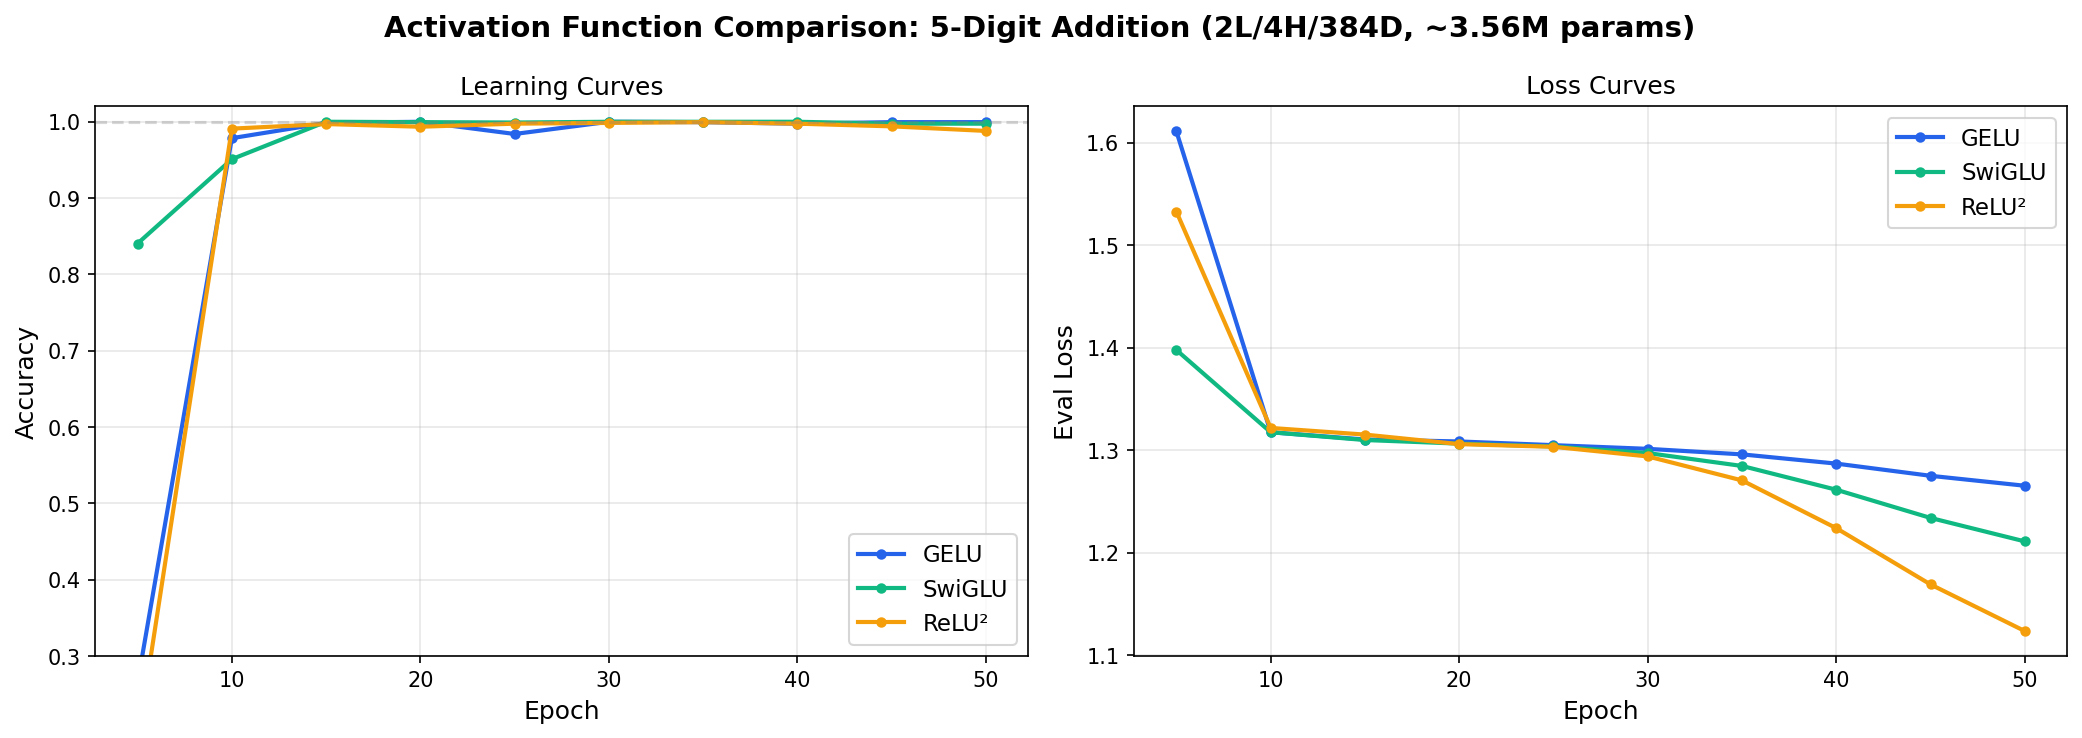

Write Python code to recreate this figure.
"""
Evidence: SwiGLU converges faster than GELU/ReLU² at equal parameter count
Finding: experiment-swiglu-fair-comparison
Generated: 2026-04-15
"""
import json
import matplotlib.pyplot as plt
import matplotlib
matplotlib.use('Agg')

RESULTS_DIR = "experiments/results"

def eval_epochs(data):
    """Filter epoch_logs to only entries with accuracy (eval every 5 epochs)."""
    return [e for e in data["epoch_logs"] if "accuracy" in e]

activations = {
    "GELU": ("add_5d_reversed_2L4H384D_act_gelu.json", '#2563eb'),
    "SwiGLU": ("add_5d_reversed_2L4H384D_swiglu_fair_swiglu.json", '#10b981'),
    "ReLU²": ("add_5d_reversed_2L4H384D_act_relu2.json", '#f59e0b'),
}

data = {}
for label, (fname, color) in activations.items():
    with open(f"{RESULTS_DIR}/{fname}") as f:
        data[label] = (json.load(f), color)

fig, axes = plt.subplots(1, 2, figsize=(14, 5))
fig.suptitle("Activation Function Comparison: 5-Digit Addition (2L/4H/384D, ~3.56M params)", fontsize=14, fontweight='bold')

# --- Panel 1: Learning curves ---
ax = axes[0]
for label, (d, color) in data.items():
    epochs = [e["epoch"] for e in eval_epochs(d)]
    accs = [e["accuracy"] for e in eval_epochs(d)]
    ax.plot(epochs, accs, 'o-', color=color, label=label, linewidth=2, markersize=4)

ax.axhline(y=1.0, color='gray', linestyle='--', alpha=0.3)
ax.set_xlabel('Epoch', fontsize=12)
ax.set_ylabel('Accuracy', fontsize=12)
ax.set_title('Learning Curves', fontsize=12)
ax.legend(fontsize=11)
ax.set_ylim(0.3, 1.02)
ax.grid(True, alpha=0.3)

# --- Panel 2: Loss curves ---
ax = axes[1]
for label, (d, color) in data.items():
    epochs = [e["epoch"] for e in eval_epochs(d)]
    losses = [e["loss"] for e in eval_epochs(d)]
    ax.plot(epochs, losses, 'o-', color=color, label=label, linewidth=2, markersize=4)

ax.set_xlabel('Epoch', fontsize=12)
ax.set_ylabel('Eval Loss', fontsize=12)
ax.set_title('Loss Curves', fontsize=12)
ax.legend(fontsize=11)
ax.grid(True, alpha=0.3)

plt.tight_layout()
plt.savefig('outputs/evidence/activation_comparison.png', dpi=150, bbox_inches='tight')
print("Saved: outputs/evidence/activation_comparison.png")
